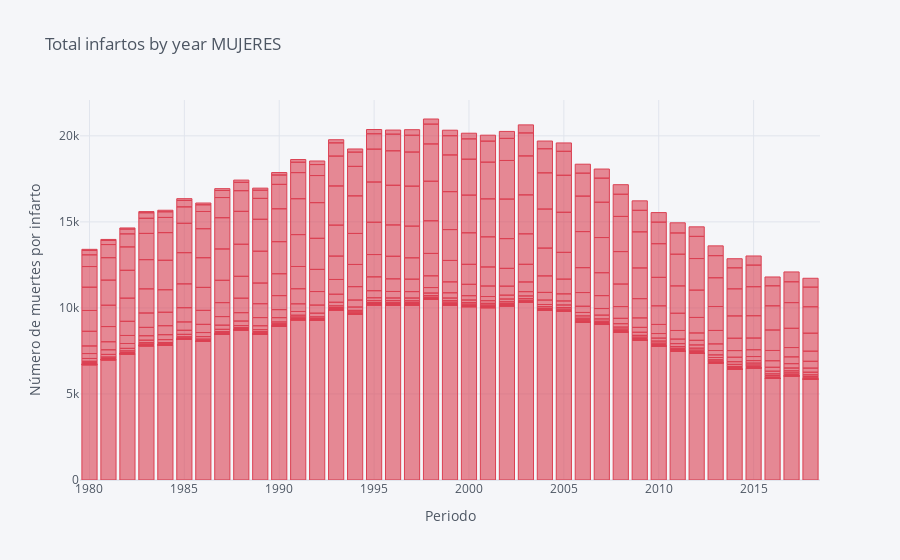

The cell this chart's notebook holds for it:
### Code cell
deaths_infarto_df[deaths_infarto_df['Sexo']=='Mujeres'].iplot(kind='bar',
                  x='Periodo',
                  y='Total',
                  xTitle='Periodo',
                  yTitle='Número de muertes por infarto',
                  title='Total infartos by year MUJERES',
                  colors=['RED'])

### Figure 1 — Plotly figure (JSON) as saved in the notebook; plotly's stock layout.template omitted (floating-point values rounded to 4 significant figures; data arrays with more than 128 entries replaced by an {"elided": "..."} marker saying what was removed)
{"data": [{"marker": {"color": "rgba(219, 64, 82, 0.6)", "line": {"color": "rgba(219, 64, 82, 1.0)", "width": 1}}, "name": "Total", "orientation": "v", "text": "", "type": "bar", "x": {"elided": "858 int values"}, "y": {"elided": "858 int values"}}], "layout": {"legend": {"bgcolor": "#F5F6F9", "font": {"color": "#4D5663"}}, "paper_bgcolor": "#F5F6F9", "plot_bgcolor": "#F5F6F9", "title": {"font": {"color": "#4D5663"}, "text": "Total infartos by year MUJERES"}, "xaxis": {"gridcolor": "#E1E5ED", "showgrid": true, "tickfont": {"color": "#4D5663"}, "title": {"font": {"color": "#4D5663"}, "text": "Periodo"}, "zerolinecolor": "#E1E5ED"}, "yaxis": {"gridcolor": "#E1E5ED", "showgrid": true, "tickfont": {"color": "#4D5663"}, "title": {"font": {"color": "#4D5663"}, "text": "Número de muertes por infarto"}, "zerolinecolor": "#E1E5ED"}}}
